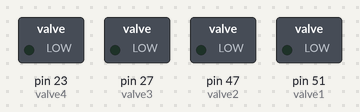
Bench run of a sketch on a simulated Arduino Mega 2560, built with avr-gcc and run on an emulated ATmega2560. Parts: switched loads named in the sketch (green lamp = pin HIGH).

Above: at 0.5 s.
At 2.0 s:
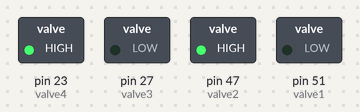
At 4.5 s:
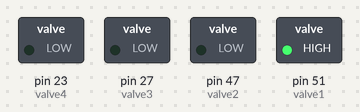
Timing chart, 0 to 6.5 s (numbered marks = the images above):
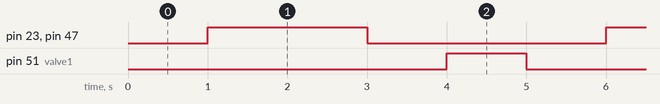

Measured:
- by itself, pin 23 (valve4), pin 47 (valve2): alternates HIGH for 2.0 s and LOW for 3.0 s
- by itself, pin 51 (valve1): alternates HIGH for 1.0 s and LOW for 4.0 s
- by itself, everything shown: repeats every 5.0 s, in 4 steps

The sketch:

DCV.ino
```cpp
int valve1= 51;
int valve2= 47;
int valve4= 23;
int valve3= 27;

void setup() {

pinMode(valve1, OUTPUT);
pinMode(valve2, OUTPUT);
pinMode(valve3, OUTPUT);
pinMode(valve4, OUTPUT);
}

void loop() {

digitalWrite(valve1, LOW);
digitalWrite(valve2, LOW);
digitalWrite(valve3, LOW);
digitalWrite(valve4, LOW);
delay(1000); //Wait 1 Second

digitalWrite(valve1, LOW);
digitalWrite(valve2, HIGH);

digitalWrite(valve3, LOW);
digitalWrite(valve4, HIGH);
delay(2000); //Wait 1 Second


digitalWrite(valve1, LOW);
digitalWrite(valve2, LOW);
digitalWrite(valve3, LOW);
digitalWrite(valve4, LOW);
delay(1000); //Wait 1 Second

digitalWrite(valve2, LOW);
digitalWrite(valve1, HIGH);
digitalWrite(valve2, LOW);
digitalWrite(valve1, HIGH);
delay(1000);
}
```
